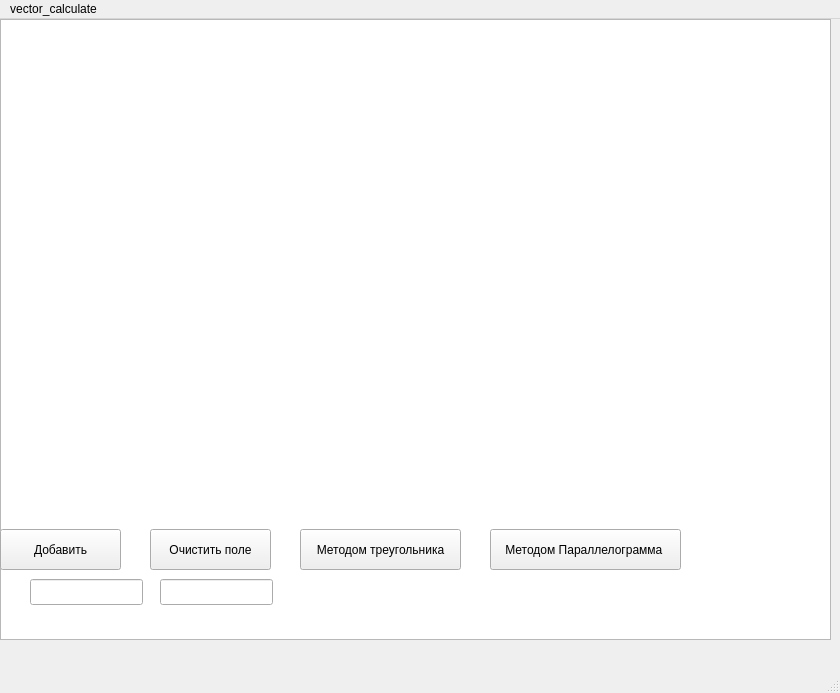
<?xml version="1.0" encoding="UTF-8"?>
<ui version="4.0">
 <class>MainWindow</class>
 <widget class="QMainWindow" name="MainWindow">
  <property name="geometry">
   <rect>
    <x>0</x>
    <y>0</y>
    <width>840</width>
    <height>693</height>
   </rect>
  </property>
  <property name="windowTitle">
   <string>MainWindow</string>
  </property>
  <widget class="QWidget" name="centralwidget">
   <widget class="QGraphicsView" name="graphicsView">
    <property name="geometry">
     <rect>
      <x>0</x>
      <y>0</y>
      <width>831</width>
      <height>621</height>
     </rect>
    </property>
   </widget>
   <widget class="QPushButton" name="addButton">
    <property name="geometry">
     <rect>
      <x>0</x>
      <y>510</y>
      <width>121</width>
      <height>41</height>
     </rect>
    </property>
    <property name="text">
     <string>Добавить</string>
    </property>
   </widget>
   <widget class="QPushButton" name="cleanButton">
    <property name="geometry">
     <rect>
      <x>150</x>
      <y>510</y>
      <width>121</width>
      <height>41</height>
     </rect>
    </property>
    <property name="text">
     <string>Очистить поле</string>
    </property>
   </widget>
   <widget class="QPushButton" name="triangleMethodButton">
    <property name="geometry">
     <rect>
      <x>300</x>
      <y>510</y>
      <width>161</width>
      <height>41</height>
     </rect>
    </property>
    <property name="text">
     <string>Методом треугольника</string>
    </property>
   </widget>
   <widget class="QPushButton" name="parallelogramMethodButton">
    <property name="geometry">
     <rect>
      <x>490</x>
      <y>510</y>
      <width>191</width>
      <height>41</height>
     </rect>
    </property>
    <property name="text">
     <string>Методом Параллелограмма </string>
    </property>
   </widget>
   <widget class="QLineEdit" name="xInput">
    <property name="geometry">
     <rect>
      <x>30</x>
      <y>560</y>
      <width>113</width>
      <height>26</height>
     </rect>
    </property>
   </widget>
   <widget class="QLineEdit" name="yInput">
    <property name="geometry">
     <rect>
      <x>160</x>
      <y>560</y>
      <width>113</width>
      <height>26</height>
     </rect>
    </property>
   </widget>
  </widget>
  <widget class="QMenuBar" name="menubar">
   <property name="geometry">
    <rect>
     <x>0</x>
     <y>0</y>
     <width>840</width>
     <height>29</height>
    </rect>
   </property>
   <widget class="QMenu" name="menuvector_calculate">
    <property name="title">
     <string>vector_calculate</string>
    </property>
   </widget>
   <addaction name="menuvector_calculate"/>
  </widget>
  <widget class="QStatusBar" name="statusbar"/>
 </widget>
 <resources/>
 <connections/>
</ui>
